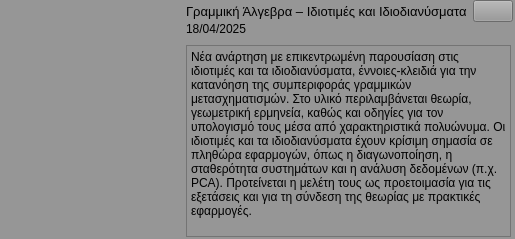
                      <widget class="QWidget" name="widget_19" native="true">
                       <property name="minimumSize">
                        <size>
                         <width>0</width>
                         <height>0</height>
                        </size>
                       </property>
                       <property name="maximumSize">
                        <size>
                         <width>16777215</width>
                         <height>16777215</height>
                        </size>
                       </property>
                       <property name="styleSheet">
                        <string notr="true">background-color: rgb(150, 150, 150);</string>
                       </property>
                       <layout class="QHBoxLayout" name="horizontalLayout_6">
                        <property name="spacing">
                         <number>7</number>
                        </property>
                        <property name="leftMargin">
                         <number>0</number>
                        </property>
                        <property name="topMargin">
                         <number>0</number>
                        </property>
                        <property name="rightMargin">
                         <number>0</number>
                        </property>
                        <property name="bottomMargin">
                         <number>0</number>
                        </property>
                        <item alignment="Qt::AlignLeft">
                         <widget class="QWidget" name="widget_7" native="true">
                          <layout class="QVBoxLayout" name="verticalLayout_11">
                           <property name="leftMargin">
                            <number>0</number>
                           </property>
                           <property name="topMargin">
                            <number>0</number>
                           </property>
                           <property name="rightMargin">
                            <number>0</number>
                           </property>
                           <property name="bottomMargin">
                            <number>0</number>
                           </property>
                           <item>
                            <widget class="QLabel" name="label_3">
                             <property name="minimumSize">
                              <size>
                               <width>170</width>
                               <height>100</height>
                              </size>
                             </property>
                             <property name="whatsThis">
                              <string>&lt;html&gt;&lt;head/&gt;&lt;body&gt;&lt;p&gt;&lt;img src=&quot;:/material_design/icons/material_design/unsplash_IyaNci0CyRk.png&quot;/&gt;&lt;/p&gt;&lt;/body&gt;&lt;/html&gt;</string>
                             </property>
                             <property name="styleSheet">
                              <string notr="true"/>
                             </property>
                             <property name="text">
                              <string/>
                             </property>
                             <property name="alignment">
                              <set>Qt::AlignCenter</set>
                             </property>
                            </widget>
                           </item>
                          </layout>
                         </widget>
                        </item>
                        <item>
                         <widget class="QWidget" name="widget_6" native="true">
                          <property name="minimumSize">
                           <size>
                            <width>0</width>
                            <height>0</height>
                           </size>
                          </property>
                          <layout class="QVBoxLayout" name="verticalLayout_12">
                           <property name="spacing">
                            <number>0</number>
                           </property>
                           <property name="topMargin">
                            <number>0</number>
                           </property>
                           <property name="rightMargin">
                            <number>2</number>
                           </property>
                           <property name="bottomMargin">
                            <number>0</number>
                           </property>
                           <item alignment="Qt::AlignTop">
                            <widget class="QWidget" name="widget_10" native="true">
                             <layout class="QGridLayout" name="gridLayout">
                              <property name="leftMargin">
                               <number>0</number>
                              </property>
                              <property name="topMargin">
                               <number>0</number>
                              </property>
                              <property name="rightMargin">
                               <number>0</number>
                              </property>
                              <property name="verticalSpacing">
                               <number>0</number>
                              </property>
                              <item row="1" column="0">
                               <widget class="QLabel" name="label_6">
                                <property name="text">
                                 <string>18/04/2025</string>
                                </property>
                               </widget>
                              </item>
                              <item row="0" column="2">
                               <widget class="QPushButton" name="pushButton_7">
                                <property name="sizePolicy">
                                 <sizepolicy hsizetype="Fixed" vsizetype="Fixed">
                                  <horstretch>0</horstretch>
                                  <verstretch>0</verstretch>
                                 </sizepolicy>
                                </property>
                                <property name="text">
                                 <string/>
                                </property>
                                <property name="icon">
                                 <iconset resource="../Qss/icons/_icons.qrc">
                                  <normaloff>:/feather/icons/feather/arrow-right.png</normaloff>:/feather/icons/feather/arrow-right.png</iconset>
                                </property>
                                <property name="autoDefault">
                                 <bool>false</bool>
                                </property>
                               </widget>
                              </item>
                              <item row="0" column="0" colspan="2">
                               <widget class="QLabel" name="label_4">
                                <property name="font">
                                 <font>
                                  <pointsize>10</pointsize>
                                  <italic>false</italic>
                                  <bold>false</bold>
                                  <underline>false</underline>
                                  <strikeout>false</strikeout>
                                  <kerning>true</kerning>
                                 </font>
                                </property>
                                <property name="text">
                                 <string>Γραμμική Άλγεβρα – Ιδιοτιμές και Ιδιοδιανύσματα</string>
                                </property>
                                <property name="textFormat">
                                 <enum>Qt::AutoText</enum>
                                </property>
                                <property name="scaledContents">
                                 <bool>false</bool>
                                </property>
                                <property name="wordWrap">
                                 <bool>false</bool>
                                </property>
                               </widget>
                              </item>
                             </layout>
                            </widget>
                           </item>
                           <item>
                            <widget class="QWidget" name="widget_9" native="true">
                             <layout class="QVBoxLayout" name="verticalLayout_15">
                              <property name="spacing">
                               <number>0</number>
                              </property>
                              <property name="leftMargin">
                               <number>0</number>
                              </property>
                              <property name="topMargin">
                               <number>0</number>
                              </property>
                              <property name="rightMargin">
                               <number>2</number>
                              </property>
                              <property name="bottomMargin">
                               <number>2</number>
                              </property>
                              <item>
                               <widget class="QTextBrowser" name="textBrowser">
                                <property name="html">
                                 <string>&lt;!DOCTYPE HTML PUBLIC &quot;-//W3C//DTD HTML 4.0//EN&quot; &quot;http://www.w3.org/TR/REC-html40/strict.dtd&quot;&gt;
&lt;html&gt;&lt;head&gt;&lt;meta name=&quot;qrichtext&quot; content=&quot;1&quot; /&gt;&lt;meta charset=&quot;utf-8&quot; /&gt;&lt;style type=&quot;text/css&quot;&gt;
p, li { white-space: pre-wrap; }
hr { height: 1px; border-width: 0; }
li.unchecked::marker { content: &quot;\2610&quot;; }
li.checked::marker { content: &quot;\2612&quot;; }
&lt;/style&gt;&lt;/head&gt;&lt;body style=&quot; font-family:'Sans Serif'; font-size:9pt; font-weight:400; font-style:normal;&quot;&gt;
&lt;p style=&quot; margin-top:0px; margin-bottom:0px; margin-left:0px; margin-right:0px; -qt-block-indent:0; text-indent:0px;&quot;&gt;&lt;span style=&quot; font-family:'MS Shell Dlg 2';&quot;&gt;Νέα ανάρτηση με επικεντρωμένη παρουσίαση στις ιδιοτιμές και τα ιδιοδιανύσματα, έννοιες-κλειδιά για την κατανόηση της συμπεριφοράς γραμμικών μετασχηματισμών. Στο υλικό περιλαμβάνεται θεωρία, γεωμετρική ερμηνεία, καθώς και οδηγίες για τον υπολογισμό τους μέσα από χαρακτηριστικά πολυώνυμα. Οι ιδιοτιμές και τα ιδιοδιανύσματα έχουν κρίσιμη σημασία σε πληθώρα εφαρμογών, όπως η διαγωνοποίηση, η σταθερότητα συστημάτων και η ανάλυση δεδομένων (π.χ. PCA). Προτείνεται η μελέτη τους ως προετοιμασία για τις εξετάσεις και για τη σύνδεση της θεωρίας με πρακτικές εφαρμογές.&lt;/span&gt;&lt;/p&gt;
&lt;p style=&quot;-qt-paragraph-type:empty; margin-top:0px; margin-bottom:0px; margin-left:0px; margin-right:0px; -qt-block-indent:0; text-indent:0px; font-family:'MS Shell Dlg 2';&quot;&gt;&lt;br /&gt;&lt;/p&gt;&lt;/body&gt;&lt;/html&gt;</string>
                                </property>
                               </widget>
                              </item>
                             </layout>
                            </widget>
                           </item>
                          </layout>
                         </widget>
                        </item>
                       </layout>
                      </widget>
